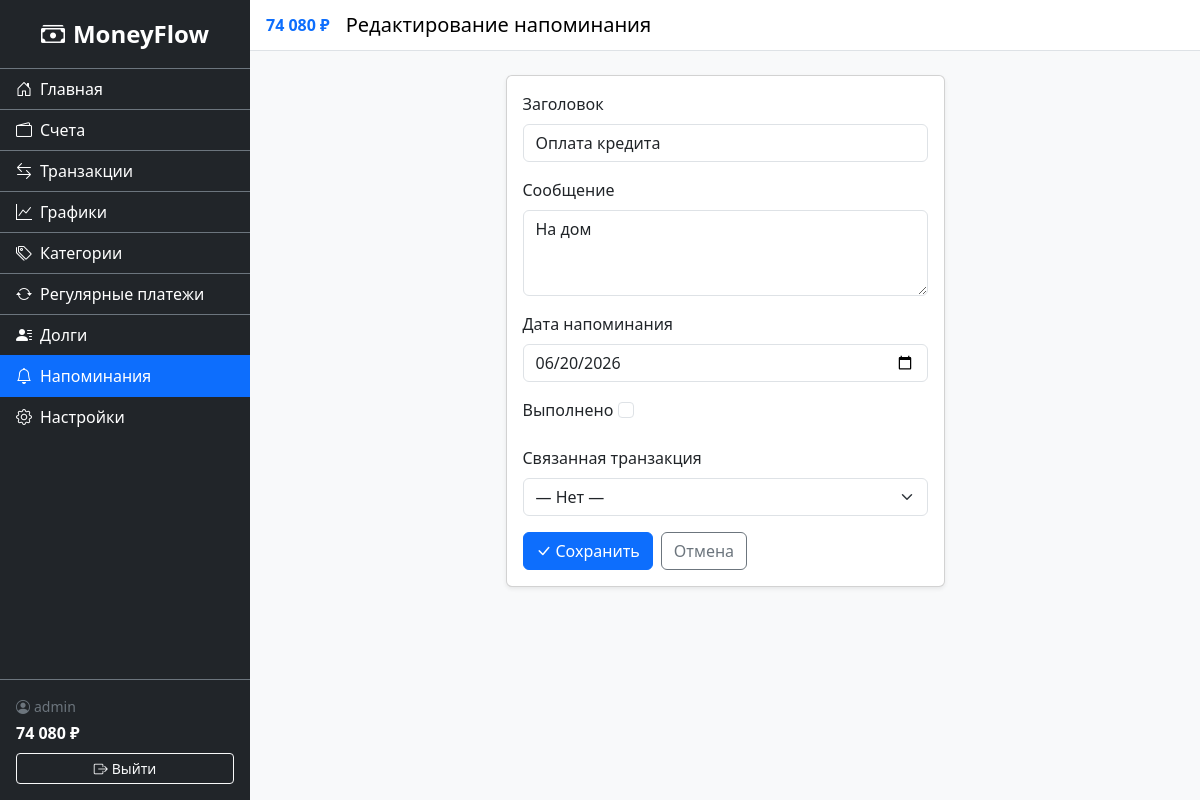
Screenshot of /finance/reminders/1/edit/ (signed in) with the database file from the repository.
### accounts/models.py (models this page shows, shortened)
class CustomUser(AbstractUser):
    username = models.CharField(
        'Имя пользователя',
        max_length=150,
        unique=True,
        validators=[UnicodeUsernameValidator()],
        error_messages={'unique': 'Пользователь с таким именем уже существует.'},
    )
    phone_number = models.CharField(max_length=15, blank=True, null=True, verbose_name="Номер телефона")
    is_email_verified = models.BooleanField('Email подтверждён', default=False)

### finance/models.py (models this page shows, shortened)
class Reminder(models.Model):
    user = models.ForeignKey(settings.AUTH_USER_MODEL, on_delete=models.CASCADE, related_name='reminders')
    title = models.CharField('Заголовок', max_length=200)
    message = models.TextField('Сообщение', blank=True)
    remind_date = models.DateField('Дата напоминания')
    is_completed = models.BooleanField('Выполнено', default=False)
    transaction = models.ForeignKey(Transaction, on_delete=models.SET_NULL, null=True, blank=True, related_name='reminders', verbose_name='Связанная транзакция')
    created_at = models.DateTimeField('Дата создания', auto_now_add=True)
    class Meta:
        verbose_name = 'Напоминание'
        verbose_name_plural = 'Напоминания'
        ordering = ['is_completed', 'remind_date']

### finance/views.py (the view)
# urls.py: path('reminders/<int:pk>/edit/', views.ReminderUpdateView.as_view(), name='reminder_update'),
class ReminderUpdateView(LoginRequiredMixin, UpdateView):
    model = Reminder
    form_class = ReminderForm
    template_name = 'finance/reminder_form.html'
    success_url = reverse_lazy('finance:reminder_list')
    def get_queryset(self):
        return Reminder.objects.filter(user=self.request.user)
    def get_form_kwargs(self):
        kwargs = super().get_form_kwargs()
        kwargs['user'] = self.request.user
        return kwargs

### finance/context_processors.py (called while the page is built)
def total_balance(request):
    if request.user.is_authenticated:
        balance = Account.objects.filter(user=request.user).aggregate(
            total=Sum('balance')
        )['total'] or 0
        return {'sidebar_balance': balance}
    return {'sidebar_balance': 0}

### finance/models.py (called while the page is built)
    def __str__(self):
        prefix = '+' if self.type == self.TransactionType.INCOME else '-'
        return f'{prefix}{self.amount} ({self.account.name})'

### finance/templatetags/finance_tags.py (called while the page is built)
@register.filter
def spaced(value):
    if value is None:
        return '0'
    num = float(value)
    is_neg = num < 0
    num = abs(num)
    int_part = int(num)
    frac = num - int_part
    int_str = str(int_part)
    result = ''
    while int_str:
        if len(int_str) <= 3:
            result = int_str + result
            int_str = ''
        else:
            result = ' ' + int_str[-3:] + result
            int_str = int_str[:-3]
    if frac >= 0.005:
        result += f'{frac:.2f}'[1:]
    return ('-' if is_neg else '') + result

### finance/templates/finance/reminder_form.html (shortened to what this page needs)
{% extends 'base.html' %}
{% block page_title %}{% if form.instance.pk %}Редактирование напоминания{% else %}Новое напоминание{% endif %}{% endblock %}
{% block content %}
<div class="row justify-content-center">
    <div class="col-md-6">
        <div class="card shadow-sm">
            <div class="card-body">
                <form method="post">
                    {% for field in form %}
                    <div class="mb-3">
                        <label for="{{ field.id_for_label }}" class="form-label">{{ field.label }}</label>
                        {{ field }}
                    </div>
                    {% endfor %}
                    <div class="d-flex gap-2">
                        <button type="submit" class="btn btn-primary">
                            <i class="bi bi-check-lg me-1"></i>Сохранить
                        </button>
                        <a href="{% url 'finance:reminder_list' %}" class="btn btn-outline-secondary">Отмена</a>
                    </div>
                </form>
            </div>
        </div>
    </div>
</div>
{% endblock %}

### templates/base.html (shortened to what this page needs)
<!DOCTYPE html>
<html lang="ru">
<head>
    <link href="https://cdn.jsdelivr.net/npm/bootstrap@5.3.3/dist/css/bootstrap.min.css" rel="stylesheet">
    <link rel="stylesheet" href="https://cdn.jsdelivr.net/npm/bootstrap-icons@1.11.3/font/bootstrap-icons.css">
    {% load static %}
    {% load finance_tags %}
    <link rel="stylesheet" href="{% static 'css/styles.css' %}">
    <link rel="stylesheet" href="{% static 'css/dark-theme.css' %}" id="dark-theme" disabled>
</head>
<body>
    <div class="d-flex" id="wrapper">
        <div class="sidebar bg-dark text-white" id="sidebar-wrapper">
            <div class="sidebar-heading text-center py-3 fs-4 fw-bold border-bottom border-secondary">
                <i class="bi bi-cash-stack me-2"></i>MoneyFlow
            </div>
            <div class="list-group list-group-flush">
                <a href="{% url 'home' %}" class="list-group-item list-group-item-action bg-dark text-white border-secondary {% if request.resolver_match.url_name == 'home' %}active{% endif %}">
                    <i class="bi bi-house-door me-2"></i>Главная
                </a>
                <a href="{% url 'finance:account_list' %}" class="list-group-item list-group-item-action bg-dark text-white border-secondary {% if '/finance/accounts' in request.path %}active{% endif %}">
                    <i class="bi bi-wallet2 me-2"></i>Счета
                </a>
                <a href="{% url 'finance:transaction_list' %}" class="list-group-item list-group-item-action bg-dark text-white border-secondary {% if '/finance/transactions' in request.path %}active{% endif %}">
                    <i class="bi bi-arrow-left-right me-2"></i>Транзакции
                </a>
                <a href="{% url 'finance:charts' %}" class="list-group-item list-group-item-action bg-dark text-white border-secondary {% if '/finance/charts' in request.path %}active{% endif %}">
                    <i class="bi bi-graph-up me-2"></i>Графики
                </a>
                <a href="{% url 'finance:category_list' %}" class="list-group-item list-group-item-action bg-dark text-white border-secondary {% if '/finance/categories' in request.path %}active{% endif %}">
                    <i class="bi bi-tags me-2"></i>Категории
                </a>
                <a href="{% url 'finance:recurring_list' %}" class="list-group-item list-group-item-action bg-dark text-white border-secondary {% if '/finance/recurring' in request.path %}active{% endif %}">
                    <i class="bi bi-arrow-repeat me-2"></i>Регулярные платежи
                </a>
                <a href="{% url 'finance:debt_list' %}" class="list-group-item list-group-item-action bg-dark text-white border-secondary {% if '/finance/debts' in request.path %}active{% endif %}">
                    <i class="bi bi-person-lines-fill me-2"></i>Долги
                </a>
                <a href="{% url 'finance:reminder_list' %}" class="list-group-item list-group-item-action bg-dark text-white border-secondary {% if '/finance/reminders' in request.path %}active{% endif %}">
                    <i class="bi bi-bell me-2"></i>Напоминания
                </a>
                <a href="{% url 'accounts:settings' %}" class="list-group-item list-group-item-action bg-dark text-white border-secondary {% if '/accounts/settings' in request.path %}active{% endif %}">
                    <i class="bi bi-gear me-2"></i>Настройки
                </a>
            </div>
            <div class="sidebar-footer border-top border-secondary p-3 mt-auto">
                <span class="d-block small text-secondary">
                    <i class="bi bi-person-circle me-1"></i>{{ user.username }}
                </span>
                <span class="d-block fw-bold text-white fs-6 mt-1">
                    {{ sidebar_balance|spaced }} ₽
                </span>
                <form method="post" action="{% url 'accounts:logout' %}" class="mt-2">
                    <button type="submit" class="btn btn-outline-light btn-sm w-100">
                        <i class="bi bi-box-arrow-right me-1"></i>Выйти
                    </button>
                </form>
            </div>
        </div>
        <div id="page-content-wrapper" class="flex-grow-1">
            <nav class="navbar navbar-expand navbar-light bg-white border-bottom px-3">
                <span class="fw-bold me-3 text-primary">{{ sidebar_balance|spaced }} ₽</span>
                <span class="navbar-brand mb-0 h1 me-auto">{% block page_title %}Главная{% endblock %}</span>
            </nav>
            <div class="container-fluid p-4">
                {% block content %}{% endblock %}
            </div>
        </div>
    </div>
</body>
</html>

### static/css/styles.css (style rules this page uses)
#wrapper { min-height: 100vh; }
.sidebar { width: 250px; min-height: 100vh; display: flex; flex-direction: column; flex-shrink: 0; z-index: 1040; }
.sidebar .list-group-item { transition: background 0.2s; }
.sidebar .list-group-item.active { background: #0d6efd !important; border-color: #0d6efd !important; }
.sidebar-footer { margin-top: auto; }
#page-content-wrapper { min-width: 0; background: #f8f9fa; }

### rows the page displays
CustomUser: username "admin"
Reminder: form "Оплата кредита" "На дом" "06/20/2026" "— Нет —"

### other values shown
{{ sidebar_balance|spaced }} "74 080"
{{ field.label }} "Заголовок" "Сообщение" "Дата напоминания" "Выполнено" "Связанная транзакция"
